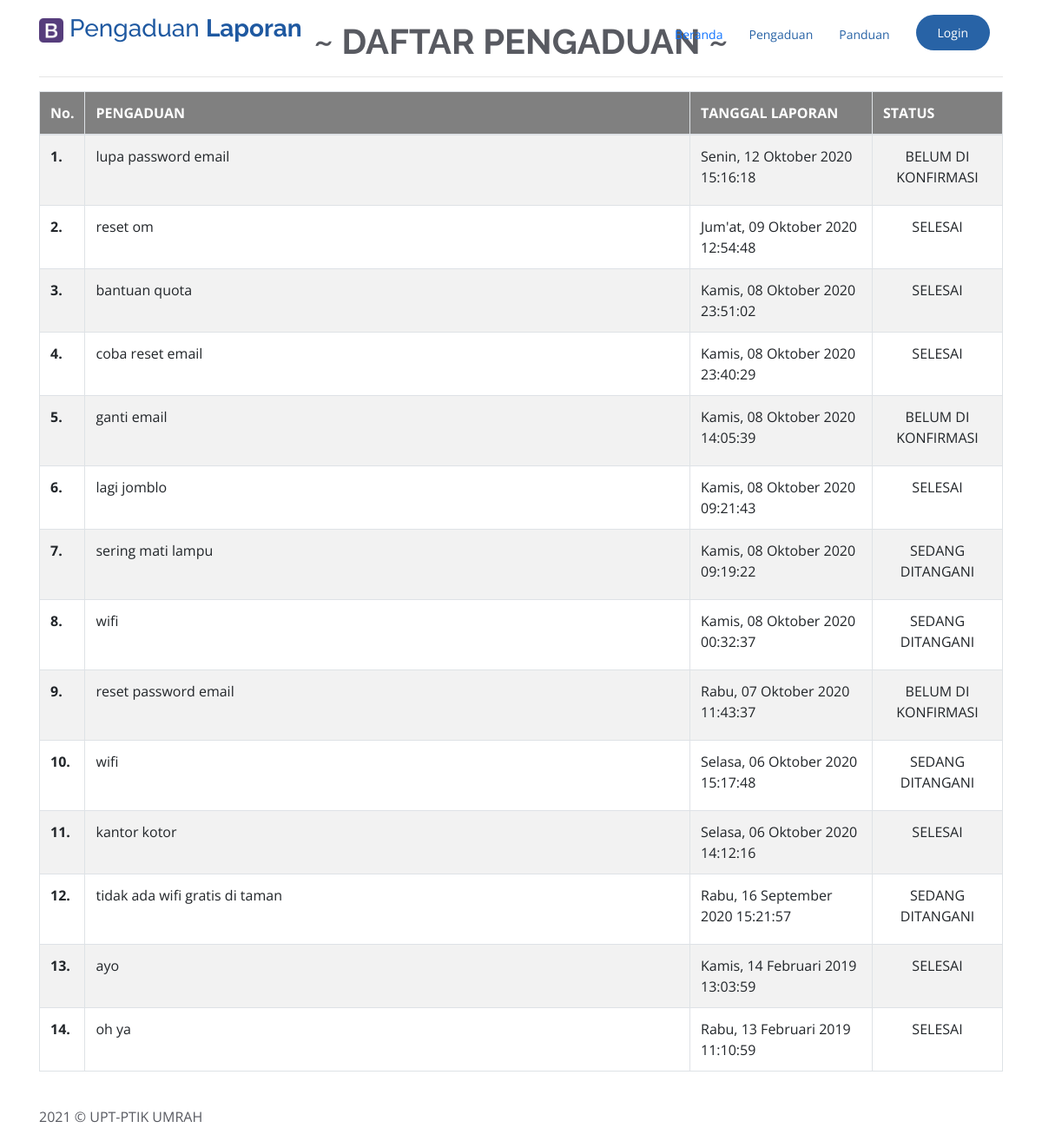
/index.php/pengaduan, run on the app's committed database.
### tables this page shows
CREATE TABLE `tbl_pengaduan` (
  `id_pengaduan` int(10) NOT NULL,
  `id_kategori` int(10) DEFAULT NULL,
  `id_sub_kategori` int(10) DEFAULT NULL,
  `isi_pengaduan` text DEFAULT NULL,
  `ket_pengaduan` text DEFAULT NULL,
  `bukti` text DEFAULT NULL,
  `user` int(10) DEFAULT NULL,
  `status` enum('proses','konfirmasi','selesai') DEFAULT NULL,
  `petugas` int(11) DEFAULT NULL,
  `pesan_petugas` text DEFAULT NULL,
  `file_petugas` text DEFAULT NULL,
  `tgl_pengaduan` datetime DEFAULT NULL,
  `tgl_konfirmasi` datetime DEFAULT NULL,
  `tgl_selesai` datetime DEFAULT NULL
);

### application/controllers/Pengaduan.php (called while the page is built, shortened)
<?php
class Pengaduan extends CI_Controller {
	public function __construct(){
		$this->load->model('m_db');
	}
	public function index()
	{
		$data['judul_web'] = "Pengaduan";
		$this->db->order_by('id_pengaduan', 'DESC');
		$data['query'] = $this->db->get("tbl_pengaduan");
		$this->load->view('web/header', $data);
		$this->load->view('web/pengaduan', $data);
		$this->load->view('web/footer', $data);
	}
}

### index.php (called while the page is built, shortened)
<?php
require_once BASEPATH.'core/CodeIgniter.php';

### application/views/web/pengaduan.php (the view, shortened to what this page needs)
<div class="c-layout-page">
  <div class="c-content-box c-bg-grey-1">
		<div class="container">
              <br>
              <h1 align="center"><b>~ DAFTAR PENGADUAN ~</b></h1>
              <hr>
              <div class="table-responsive">
								<table id="myTable" class="table table-bordered table-striped">
									<thead>
										<tr style="background:gray;">
											<th id="bg-white" width="1">No.</th>
											<th id="bg-white">PENGADUAN</th>
											<th id="bg-white" width="210">TANGGAL LAPORAN</th>
											<th id="bg-white" width="150">STATUS</th>
										</tr>
									</thead>
									<tbody>
										<?php
                    $no=1;
                    foreach ($query->result() as $key => $value): ?>
                      <tr>
                        <td><b><?php echo $no++; ?>.</b></td>
                        <td><?php echo $value->isi_pengaduan; ?></td>
                        <td><?php echo $this->Mcrud->waktu($value->tgl_pengaduan,'full'); ?></td>
                        <td align="center"><?php echo $this->Mcrud->cek_status($value->status); ?></td>
                      </tr>
                    <?php endforeach; ?>
									</tbody>
								</table>
              </div>
			</div>
      <br>
  </div>
</div>

### application/views/web/header.php (shortened to what this page needs)
  <!DOCTYPE html>
<html lang="en">
<head>
  <link href="assets/page/vendor/bootstrap/css/bootstrap.min.css" rel="stylesheet">
  <link href="assets/page/vendor/icofont/icofont.min.css" rel="stylesheet">
  <link href="assets/page/vendor/boxicons/css/boxicons.min.css" rel="stylesheet">
  <link href="assets/page/vendor/owl.carousel/assets/owl.carousel.min.css" rel="stylesheet">
  <link href="assets/page/vendor/venobox/venobox.css" rel="stylesheet">
  <link href="assets/page/vendor/aos/aos.css" rel="stylesheet">
  <link href="assets/page/css/style3.css" rel="stylesheet">
</head>
<body>
  <header id="header" class="fixed-top  header-transparent ">
    <div class="container d-flex align-items-center">
      <div class="logo mr-auto">
        <h3 class="text-light"><a href="index.html"> <img src="assets//favicon.png" style="height: 100px;"> Pengaduan <b>Laporan</b></a></h3>
      </div>
      <nav class="nav-menu d-none d-lg-block">
        <ul>
          <li class="active"><a href="index.html">Beranda</a></li>
          <li><a href="pengaduan">Pengaduan</a></li>
          <li><a href="assets/Buku_Panduan_Penggunaan_bagi_USER_Aplikasi_SIPEMANIS.pdf">Panduan</a></li>
          <li class="get-started"><a href="web/login.html">Login</a></li>
        </ul>
      </nav>
    </div>
  </header>

### application/models/Mcrud.php (shortened to what this page needs)
<?php
class Mcrud extends CI_Model {
 public static function tgl_id($date, $bln='')
 {
		 $str = explode('-', $date);
		 $bulan = array(
			 '01' => 'Januari',
			 '02' => 'Februari',
			 '03' => 'Maret',
			 '04' => 'April',
			 '05' => 'Mei',
			 '06' => 'Juni',
			 '07' => 'Juli',
			 '08' => 'Agustus',
			 '09' => 'September',
			 '10' => 'Oktober',
			 '11' => 'November',
			 '12' => 'Desember',
		 );
		 if ($bln == '') {
			 $hasil = $str['0'] . "-" . substr($bulan[$str[1]],0,3) . "-" .$str[2];
		 }elseif ($bln == 'full') {
			 $hasil = $str['0'] . " " . $bulan[$str[1]] . " " .$str[2];
		 }else {
			 $hasil = $bulan[$str[1]];
		 }
		 return $hasil;
 }
	public function hari_id($tanggal)
	{
		$day = date('D', strtotime($tanggal));
		$dayList = array(
			'Sun' => 'Minggu',
			'Mon' => 'Senin',
			'Tue' => 'Selasa',
			'Wed' => 'Rabu',
			'Thu' => 'Kamis',
			'Fri' => "Jum'at",
			'Sat' => 'Sabtu'
		);
		return $dayList[$day];
	}
	public function waktu($data, $aksi='')
	{
		if ($aksi=='full') {
			$tgl_n = date('d-m-Y H:i:s',strtotime($data));
		}else {
			$tgl_n = date('d-m-Y',strtotime($data));
		}
		$hari = $this->Mcrud->hari_id($tgl_n);
		$tgl  = $this->Mcrud->tgl_id($tgl_n,$aksi);
		return $hari.", ".$tgl;
	}
	function cek_status($data)
	{
		if ($data=='proses') {
			$v_data = '<label class="label label-danger">BELUM DI KONFIRMASI</label>';
		}elseif ($data=='konfirmasi') {
			$v_data = '<label class="label label-primary">SEDANG DITANGANI</label>';
		}elseif ($data=='selesai') {
			$v_data = '<label class="label label-success">SELESAI</label>';
		}else {
			$v_data = '';
		}
		return $v_data;
	}
}

### application/views/web/footer.php (shortened to what this page needs)
<footer class="c-layout-footer c-layout-footer-6 c-bg-grey-1">
  <div class="c-postfooter c-bg-dark-2">
    <div class="container">
      <div class="row">
        <div class="col-md-6 col-sm-12 c-col">
          <p class="c-copyright c-font-grey"><?php echo date("Y");?> &copy;
            <span class="c-font-grey-3">UPT-PTIK UMRAH</span>
          </p>
        </div>
      </div>
    </div>
  </div>
</footer>
</body>
</html>

### assets/page/css/style3.css (style rules this page uses)
body { font-family: "Open Sans", sans-serif; color: #585a61; }
a { color: #1f59a1; }
h1, h2, h3, h4, h5, h6 { font-family: "Raleway", sans-serif; }
#header { transition: all 0.5s; z-index: 997; transition: all 0.5s; padding: 15px 0; background: rgba(255, 255, 255, 0.95); }
#header.header-transparent { background: transparent; }
#header .logo img { padding: 6px 0; margin: 0; max-height: 40px; }
.nav-menu, .nav-menu * { margin: 0; padding: 0; list-style: none; }
.nav-menu > ul > li { position: relative; white-space: nowrap; float: left; }
.nav-menu a { display: block; position: relative; color: #2863a6; padding: 12px 15px; transition: 0.3s; font-size: 14px; font-family: "Open Sans", sans-serif; }
.nav-menu a:hover, .nav-menu .active > a, .nav-menu li:hover > a { color: #0f73ff; text-decoration: none; }
.nav-menu .get-started a { background: #2863a6; color: #fff; border-radius: 50px; margin: 0 15px; padding: 10px 25px; }

### application/views/web/pengaduan.php (style rules this page uses)
#bg-white { color:#fff; }

### data on the page
tbl_pengaduan: isi_pengaduan "lupa password email", tgl_pengaduan "Senin, 12 Oktober 2020 15:16:18", status "BELUM DI KONFIRMASI"
tbl_pengaduan: isi_pengaduan "reset om", tgl_pengaduan "Jum'at, 09 Oktober 2020 12:54:48", status "SELESAI"
tbl_pengaduan: isi_pengaduan "bantuan quota", tgl_pengaduan "Kamis, 08 Oktober 2020 23:51:02", status "SELESAI"
tbl_pengaduan: isi_pengaduan "coba reset email", tgl_pengaduan "Kamis, 08 Oktober 2020 23:40:29", status "SELESAI"
tbl_pengaduan: isi_pengaduan "ganti email", tgl_pengaduan "Kamis, 08 Oktober 2020 14:05:39", status "BELUM DI KONFIRMASI"
tbl_pengaduan: isi_pengaduan "lagi jomblo", tgl_pengaduan "Kamis, 08 Oktober 2020 09:21:43", status "SELESAI"
tbl_pengaduan: isi_pengaduan "sering mati lampu", tgl_pengaduan "Kamis, 08 Oktober 2020 09:19:22", status "SEDANG DITANGANI"
tbl_pengaduan: isi_pengaduan "wifi", tgl_pengaduan "Kamis, 08 Oktober 2020 00:32:37", status "SEDANG DITANGANI"
tbl_pengaduan: isi_pengaduan "reset password email", tgl_pengaduan "Rabu, 07 Oktober 2020 11:43:37", status "BELUM DI KONFIRMASI"
tbl_pengaduan: isi_pengaduan "wifi", tgl_pengaduan "Selasa, 06 Oktober 2020 15:17:48", status "SEDANG DITANGANI"
tbl_pengaduan: isi_pengaduan "kantor kotor", tgl_pengaduan "Selasa, 06 Oktober 2020 14:12:16", status "SELESAI"
tbl_pengaduan: isi_pengaduan "tidak ada wifi gratis di taman", tgl_pengaduan "Rabu, 16 September 2020 15:21:57", status "SEDANG DITANGANI"
tbl_pengaduan: isi_pengaduan "ayo", tgl_pengaduan "Kamis, 14 Februari 2019 13:03:59", status "SELESAI"
tbl_pengaduan: isi_pengaduan "oh ya", tgl_pengaduan "Rabu, 13 Februari 2019 11:10:59", status "SELESAI"
